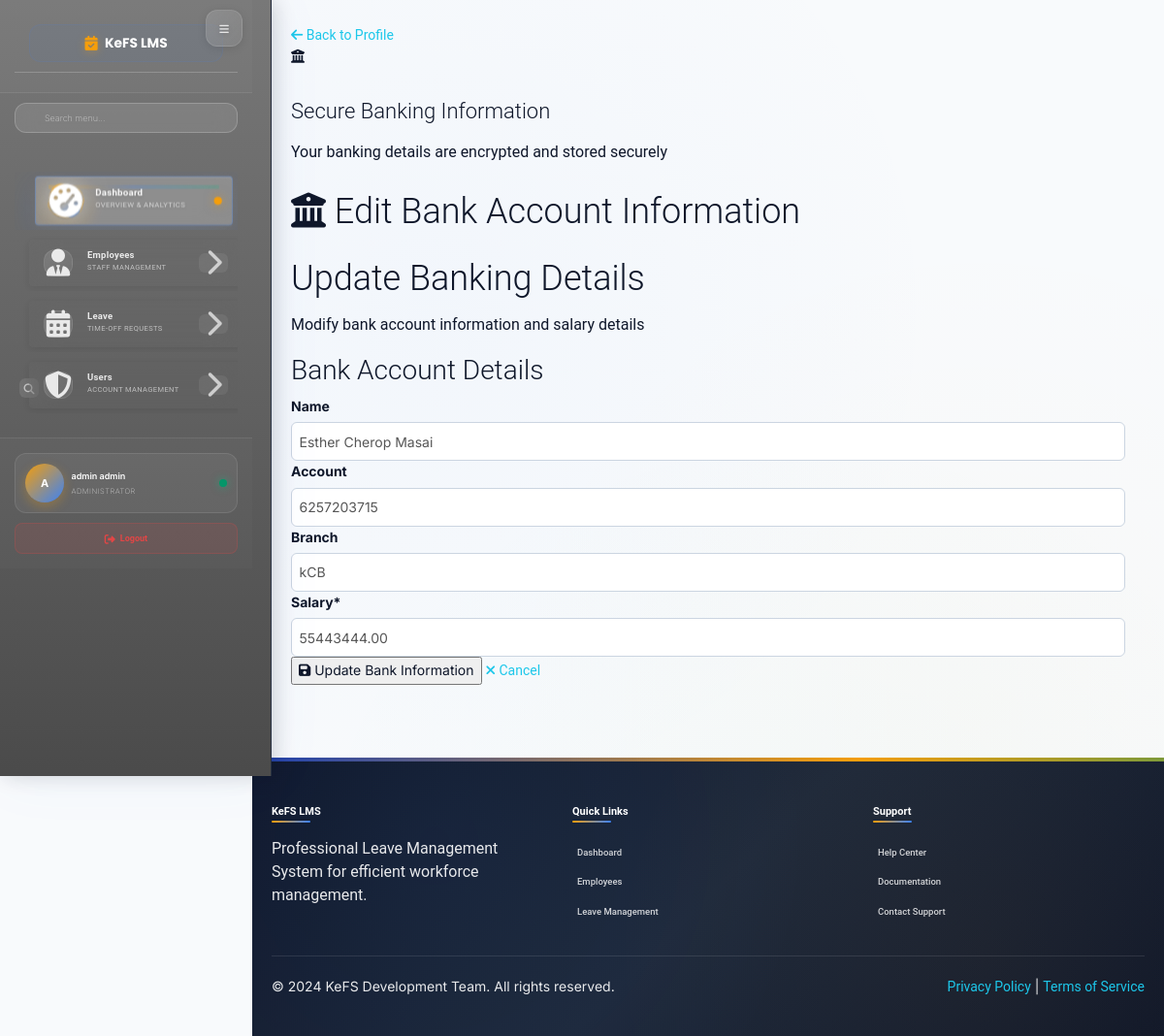
Before: /dashboard/employee/bank/edit/1/ (signed in) with the older database file.
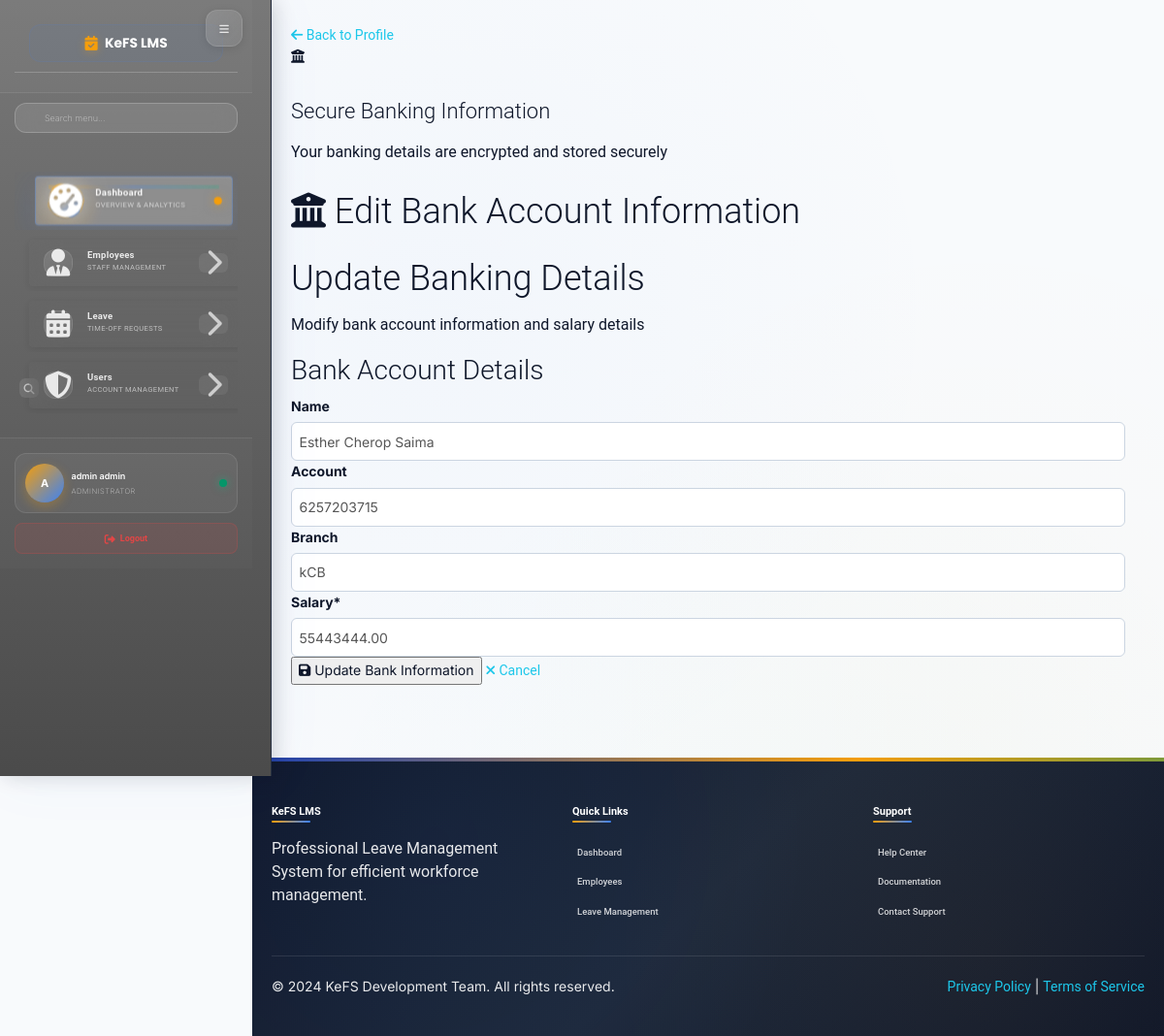
After: the same page with the newer database file.
### employee/models.py (models this page shows, shortened)
class Bank(models.Model):
    user = models.ForeignKey(settings.AUTH_USER_MODEL, on_delete=models.CASCADE)
    employee = models.ForeignKey(Employee, on_delete=models.CASCADE)  # Assuming you have an Employee model
    name = models.CharField(max_length=100, blank=True)
    account = models.CharField(max_length=100, blank=True)
    branch = models.CharField(max_length=255, blank=True)
    salary = models.DecimalField(max_digits=10, decimal_places=2, default=0)
    updated = models.DateTimeField(auto_now=True)

### dashboard/views.py (the view)
# urls.py: path('employee/bank/edit/<int:id>/',views.bank_update, name='accountedit'),
def bank_update(request, id):
    if not (request.user.is_authenticated and (request.user.is_superuser or request.user.is_staff)):
        return redirect('/')
    employee = get_object_or_404(Employee, id=id)
    family = get_object_or_404(Bank, employee=employee)
    if request.method == 'POST':
        form = BankCreateForm(request.POST, request.FILES, instance=family)
        if form.is_valid():
            form.save()
            messages.success(request, 'Bank Information Updated Successfully !!!',
                             extra_tags='alert alert-success alert-dismissible show')
            return redirect('dashboard:employees')
        else:
            messages.error(request, 'Error Updating Bank Information', extra_tags='alert alert-warning alert-dismissible show')
            return HttpResponse("Form data not valid")
    else:
        form = BankCreateForm(instance=family)
    dataset = {
        'form': form,
        'title': f'Edit Bank Information - {employee.get_full_name}'  # Accessing as a property or field
    }
    return render(request, 'dashboard/employee_bank_edit.html', dataset)

### employee/forms.py
class BankCreateForm(forms.ModelForm):
    class Meta:
        model = Bank
        fields = ['name', 'account', 'branch', 'salary']
        widgets = {
            'name': forms.TextInput(attrs={'class': 'form-control'}),
            'account': forms.TextInput(attrs={'class': 'form-control'}),
            'branch': forms.TextInput(attrs={'class': 'form-control'}),
            'salary': forms.NumberInput(attrs={'class': 'form-control'}),
        }

### employee/managers.py (called while the page is built)
    def get_queryset(self):
        return super().get_queryset().filter(is_deleted=False)

### employee/models.py (called while the page is built)
    @property
    def get_full_name(self):
        if self.othername:
            return f"{self.firstname} {self.lastname} {self.othername}"
        return f"{self.firstname} {self.lastname}"

### templates/dashboard/employee_bank_edit.html (shortened to what this page needs)
{% extends '_layout.html' %}
{% load static %}
{% load crispy_forms_tags %}
{% block content %}
<div class="edit-page-container">
    <div class="container-fluid">
        <a href="{% url 'dashboard:employeeinfo' form.instance.employee.id %}" class="back-link">
            <i class="fas fa-arrow-left"></i> Back to Profile
        </a>
        <div class="bank-info-highlight">
            <i class="fas fa-university"></i>
            <h4>Secure Banking Information</h4>
            <p>Your banking details are encrypted and stored securely</p>
        </div>
        <div class="edit-form-card">
            <h2 class="edit-header">
                <i class="fas fa-university"></i> Edit Bank Account Information
            </h2>
            <div class="edit-body">
                <div class="edit-title">
                    <h2>Update Banking Details</h2>
                    <p>Modify bank account information and salary details</p>
                </div>
                <div class="form-section">
                    <h3 class="form-section-title">Bank Account Details</h3>
                    <form action="" method="POST" enctype="multipart/form-data" id="edit-form">
                        {{ form|crispy }}
                    </form>
                </div>
                <div class="form-actions">
                    <button type="submit" form="edit-form" class="btn-update">
                        <i class="fas fa-save"></i> Update Bank Information
                    </button>
                    <a href="{% url 'dashboard:employeeinfo' form.instance.employee.id %}" class="btn-cancel">
                        <i class="fas fa-times"></i> Cancel
                    </a>
                </div>
            </div>
        </div>
    </div>
</div>
{% endblock %}

Changed rows visible on the page:
changed Bank "kCB": name "Esther Cherop Masai" → "Esther Cherop Saima"
